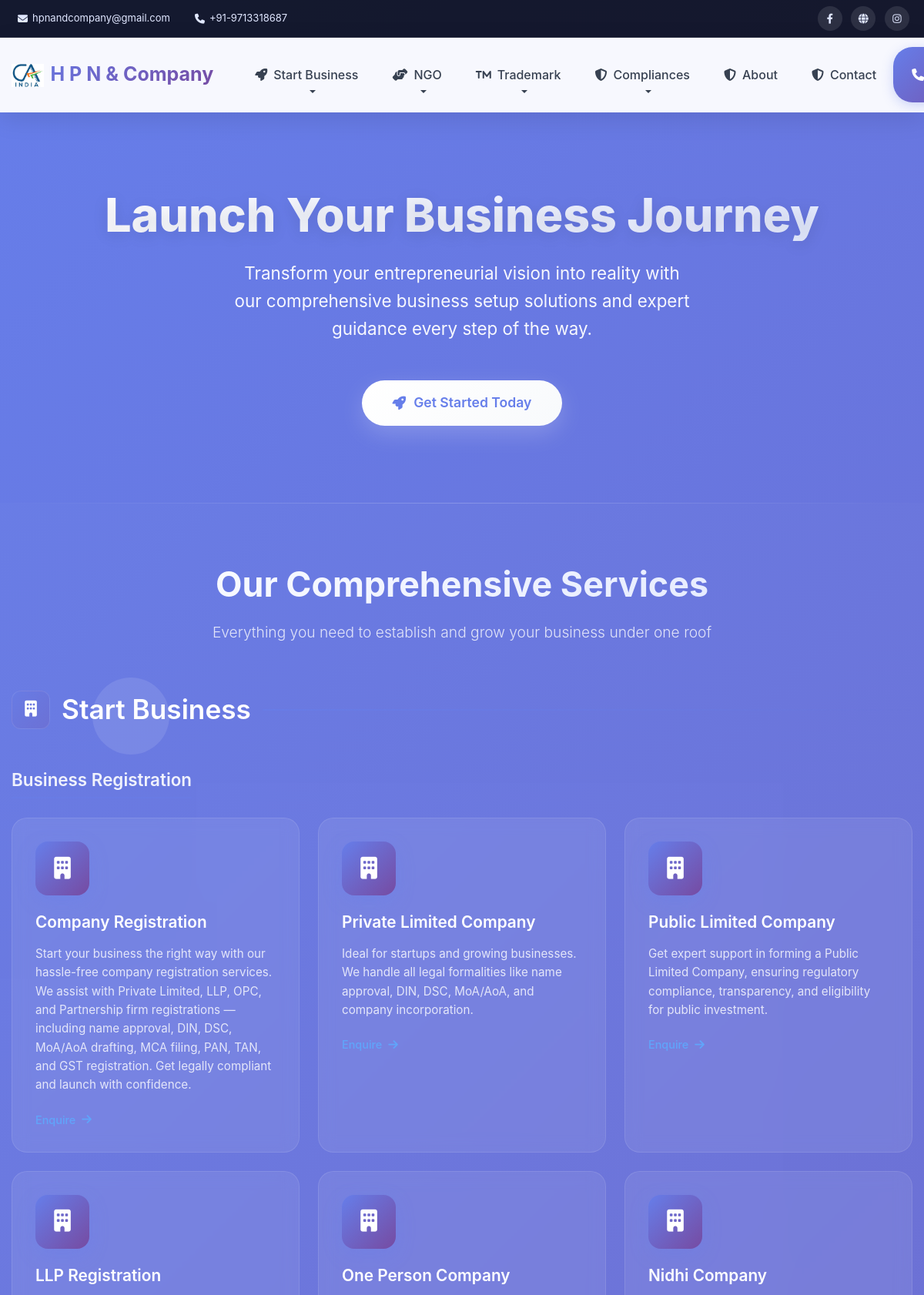
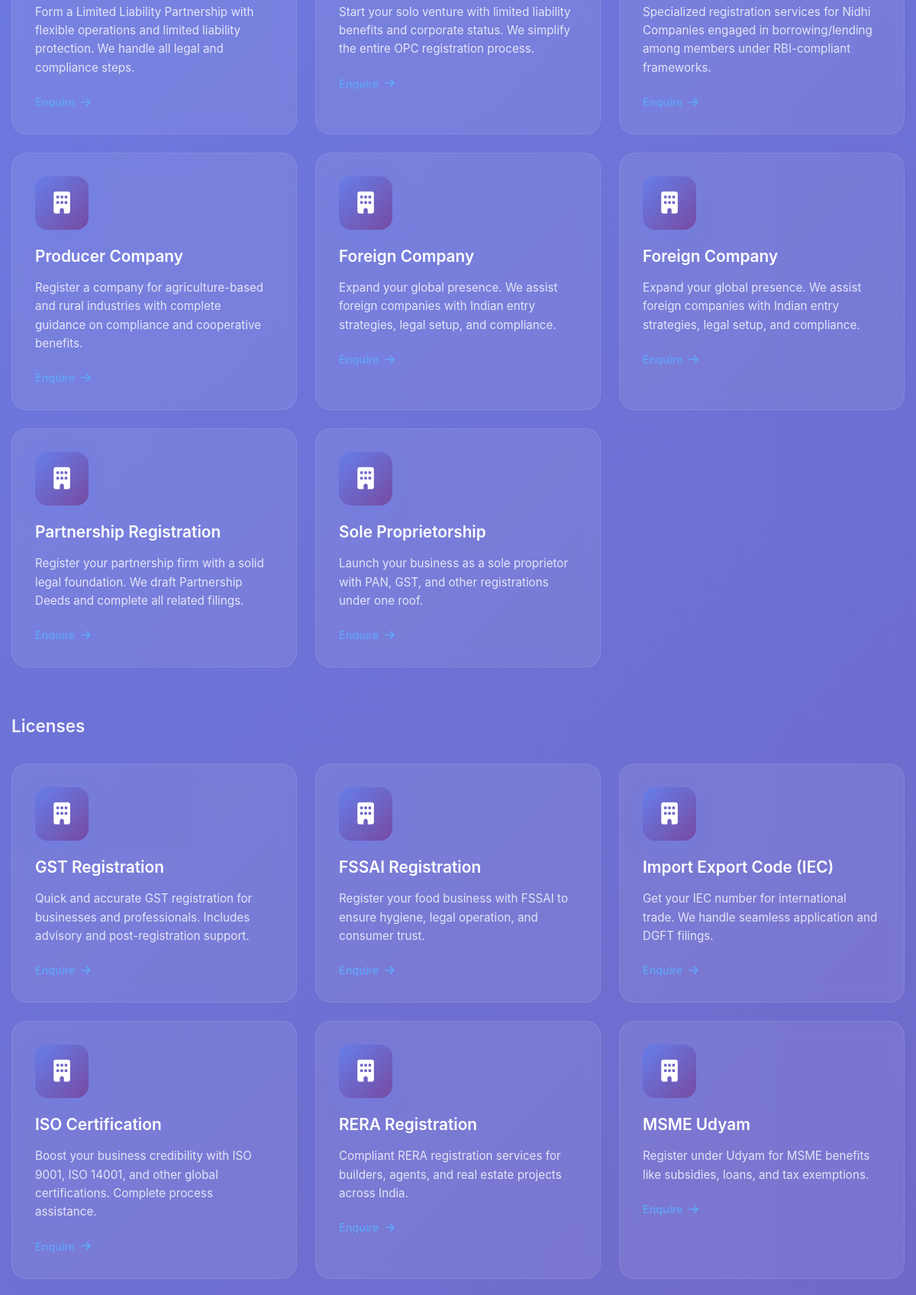
Screenshot of /startbusiness/ (upper part) with the database file from the repository (2 pictures, top to bottom).
### Home/models.py (models this page shows, shortened)
class Service(models.Model):
    SERVICE_TYPE_CHOICES = [
        ('business', 'Start Business'),
        ('ngo', 'NGO'),
        ('compliance', 'Compliance'),
        ('trademark', 'Trademark'),
    ]
    header = models.CharField(max_length=200, default='General')
    title = models.CharField(max_length=200)
    description = models.TextField()
    icon = models.CharField(max_length=100, blank=True)
    service_type = models.CharField(max_length=20, choices=SERVICE_TYPE_CHOICES, default='business')

### Home/views.py (the view)
# urls.py: path('startbusiness/', views.startbusiness, name='startbusiness'),
def startbusiness(request):
    categories = ['business', 'ngo', 'compliance', 'trademark']
    services_by_type = {cat: Service.objects.filter(service_type=cat) for cat in categories}
    return render(request, 'start.html', {'services_by_type': services_by_type})

### templates/start.html (shortened to what this page needs)
{% extends "base.html" %}
{% load static %}
{% block body %}
<div class="hero-section">
    <div class="container">
        <h1 class="hero-title">Launch Your Business Journey</h1>
        <p class="hero-subtitle">Transform your entrepreneurial vision into reality with our comprehensive business setup solutions and expert guidance every step of the way.</p>
        <div class="hero-cta">
            <a href="#services" class="cta-button">
                <i class="fas fa-rocket"></i>
                Get Started Today
            </a>
        </div>
    </div>
</div>
<div class="services-section" id="services">
    <div class="container">
        <h2 class="section-title">Our Comprehensive Services</h2>
        <p class="section-subtitle">Everything you need to establish and grow your business under one roof</p>
        {% for type, services in services_by_type.items %}
        {% if services %}
        <div class="service-category">
            <div class="category-title">
                <div class="category-icon">
                    {% if type == 'business' %}
                        <i class="fas fa-building"></i>
                    {% elif type == 'ngo' %}
                        <i class="fas fa-hands-helping"></i>
                    {% elif type == 'trademark' %}
                        <i class="fas fa-trademark"></i>
                    {% elif type == 'compliance' %}
                        <i class="fas fa-shield-alt"></i>
                    {% endif %}
                </div>
                {% if type == 'business' %}Start Business
                {% elif type == 'ngo' %}NGO Services
                {% elif type == 'trademark' %}Trademark & IP
                {% elif type == 'compliance' %}Compliance & Legal
                {% endif %}
            </div>
            {% if type == 'business' or type == 'compliance' %}
                {% regroup services by header as grouped_services %}
                {% for group in grouped_services %}
                    <h4 class="subcategory-title">{{ group.grouper }}</h4>
                    <div class="row">
                        {% for service in group.list %}
                        <div class="col-lg-4 col-md-6 mb-4">
                            <div class="service-card">
                                <div class="service-icon">
                                    {% if service.icon %}
                                        <i class="{{ service.icon }}"></i>
                                    {% else %}
                                        <i class="fas fa-cog"></i>
                                    {% endif %}
                                </div>
                                <h5 id="{{ service.title|slugify }}" class="service-title">{{ service.title }}</h5>
                                <p class="service-description">{{ service.description }}</p>
                                <a href="/contact/" class="service-link">
                                    Enquire <i class="fas fa-arrow-right"></i>
                                </a>
                            </div>
                        </div>
                        {% endfor %}
                    </div>
                {% endfor %}
            {% endif %}
        </div>
        {% endif %}
        {% endfor %}
    </div>
</div>
{% endblock body %}

### templates/base.html (shortened to what this page needs)
{% load static %}
<!DOCTYPE html>
<html lang="en">
<head>
  <link href="https://cdn.jsdelivr.net/npm/bootstrap@5.3.2/dist/css/bootstrap.min.css" rel="stylesheet" />
  <link href="https://cdnjs.cloudflare.com/ajax/libs/font-awesome/6.4.0/css/all.min.css" rel="stylesheet" />
</head>
<body>
  <div class="top-bar">
    <div class="container">
      <div class="d-flex flex-wrap justify-content-between align-items-center">
        <div class="d-flex flex-wrap gap-3">
          <a href="mailto:hpnandcompany@gmail.com">
            <i class="fas fa-envelope"></i>
            <span class="d-none d-sm-inline">hpnandcompany@gmail.com</span>
          </a>
          <a href="tel:+919713318687">
            <i class="fas fa-phone"></i>
            <span class="d-none d-sm-inline">+91-9713318687</span>
          </a>
        </div>
        <div class="social-icons">
          <a href="#" title="Facebook"><i class="fab fa-facebook-f"></i></a>
          <a href="#" title="Website"><i class="fas fa-globe"></i></a>
          <a href="#" title="Instagram"><i class="fab fa-instagram"></i></a>
        </div>
      </div>
    </div>
  </div>
  <nav class="navbar navbar-expand-lg">
    <div class="container">
      <a class="navbar-brand" href="/"><img src="{% static 'logo.jpg' %}" alt="CA Firm Logo" class="navbar-logo me-2" style="height:30px; width:auto;">H P N & Company</a>
      <div class="collapse navbar-collapse" id="navbarNavDropdown">
        <ul class="navbar-nav me-auto">
          <li class="nav-item dropdown">
            <a class="nav-link dropdown-toggle" href="#" role="button" data-bs-toggle="dropdown" aria-expanded="false">
              <i class="fas fa-rocket me-2"></i>Start Business
            </a>
          </li>
          <li class="nav-item dropdown">
            <a class="nav-link dropdown-toggle" href="#" role="button" data-bs-toggle="dropdown" aria-expanded="false">
              <i class="fas fa-hands-helping me-2"></i>NGO
            </a>
          </li>
          <li class="nav-item dropdown">
            <a class="nav-link dropdown-toggle" href="#" role="button" data-bs-toggle="dropdown" aria-expanded="false">
              <i class="fas fa-trademark me-2"></i>Trademark
            </a>
          </li>
          <li class="nav-item dropdown">
            <a class="nav-link dropdown-toggle" href="#" role="button" data-bs-toggle="dropdown" aria-expanded="false">
              <i class="fas fa-shield-alt me-2"></i>Compliances
            </a>
          </li>
          <li class="nav-item">
            <a class="nav-link" href="/about/"><i class="fas fa-shield-alt me-2"></i>About</a>
          </li>
          <li class="nav-item">
            <a class="nav-link" href="/contact/"><i class="fas fa-shield-alt me-2"></i>Contact</a>
          </li>
        </ul>
        <div class="d-flex align-items-center">
          <a href="#" class="contact-btn">
            <i class="fas fa-phone me-2"></i>
          </a>
        </div>
      </div>
    </div>
  </nav>
     <div class="floating-elements">
        <div class="floating-circle"></div>
    </div>
  {% block body %}
  {% endblock body %}
</body>
</html>

### rows the page displays
Service: grouper "Business Registration", title "Company Registration", description "Start your business the right way with our hassle-free company registration services. We assist with Private Limited, LLP, OPC, and Partnership firm registrations — including name approval, DIN, DSC, MoA/AoA drafting, MCA filing, PAN, TAN, and GST registration. Get legally compliant and launch with confidence."
Service: title "Private Limited Company", description "Ideal for startups and growing businesses. We handle all legal formalities like name approval, DIN, DSC, MoA/AoA, and company incorporation."
Service: title "Public Limited Company", description "Get expert support in forming a Public Limited Company, ensuring regulatory compliance, transparency, and eligibility for public investment."
Service: title "LLP Registration", description "Form a Limited Liability Partnership with flexible operations and limited liability protection. We handle all legal and compliance steps."
Service: title "One Person Company", description "Start your solo venture with limited liability benefits and corporate status. We simplify the entire OPC registration process."
Service: title "Nidhi Company", description "Specialized registration services for Nidhi Companies engaged in borrowing/lending among members under RBI-compliant frameworks."
Service: title "Producer Company", description "Register a company for agriculture-based and rural industries with complete guidance on compliance and cooperative benefits."
Service: title "Foreign Company", description "Expand your global presence. We assist foreign companies with Indian entry strategies, legal setup, and compliance."
Service: title "Foreign Company", description "Expand your global presence. We assist foreign companies with Indian entry strategies, legal setup, and compliance."
Service: title "Partnership Registration", description "Register your partnership firm with a solid legal foundation. We draft Partnership Deeds and complete all related filings."
Service: title "Sole Proprietorship", description "Launch your business as a sole proprietor with PAN, GST, and other registrations under one roof."
Service: grouper "Licenses", title "GST Registration", description "Quick and accurate GST registration for businesses and professionals. Includes advisory and post-registration support."
Service: title "FSSAI Registration", description "Register your food business with FSSAI to ensure hygiene, legal operation, and consumer trust."
Service: title "Import Export Code (IEC)", description "Get your IEC number for international trade. We handle seamless application and DGFT filings."
Service: title "ISO Certification", description "Boost your business credibility with ISO 9001, ISO 14001, and other global certifications. Complete process assistance."
Service: title "RERA Registration", description "Compliant RERA registration services for builders, agents, and real estate projects across India."
Service: title "MSME Udyam", description "Register under Udyam for MSME benefits like subsidies, loans, and tax exemptions."
